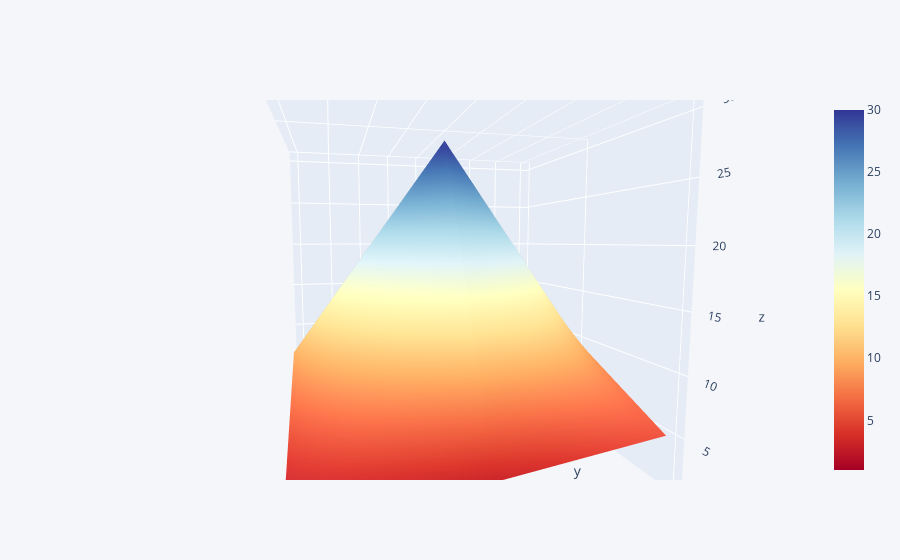

Notebook code for this chart:
### Markdown cell above
## 3d Surface

### Code cell
df3 = pd.DataFrame({'x':[1,2,3,4,5],'y':[10,20,30,20,10],'z':[5,4,3,2,1]})
df3.iplot(kind='surface',colorscale='rdylbu')

### Figure 1 — Plotly figure (JSON) as saved in the notebook; plotly's stock layout.template omitted (floating-point values rounded to 4 significant figures)
{"data": [{"colorscale": [[0, "rgb(165,0,38)"], [0.1, "rgb(215,48,39)"], [0.2, "rgb(244,109,67)"], [0.3, "rgb(253,174,97)"], [0.4, "rgb(254,224,144)"], [0.5, "rgb(255,255,191)"], [0.6, "rgb(224,243,248)"], [0.7, "rgb(171,217,233)"], [0.8, "rgb(116,173,209)"], [0.9, "rgb(69,117,180)"], [1, "rgb(49,54,149)"]], "type": "surface", "x": [0, 1, 2, 3, 4], "y": ["x", "y", "z"], "z": [[1, 2, 3, 4, 5], [10, 20, 30, 20, 10], [5, 4, 3, 2, 1]]}], "layout": {"autosize": true, "legend": {"bgcolor": "#F5F6F9", "font": {"color": "#4D5663"}}, "paper_bgcolor": "#F5F6F9", "plot_bgcolor": "#F5F6F9", "scene": {"aspectmode": "auto", "aspectratio": {"x": 1, "y": 1, "z": 1}, "camera": {"center": {"x": 0, "y": 0, "z": 0}, "eye": {"x": 0.3564, "y": 1.434, "z": 0.1555}, "projection": {"type": "perspective"}, "up": {"x": 0, "y": 0, "z": 1}}}, "title": {"font": {"color": "#4D5663"}}, "xaxis": {"gridcolor": "#E1E5ED", "showgrid": true, "tickfont": {"color": "#4D5663"}, "title": {"font": {"color": "#4D5663"}, "text": ""}, "zerolinecolor": "#E1E5ED"}, "yaxis": {"gridcolor": "#E1E5ED", "showgrid": true, "tickfont": {"color": "#4D5663"}, "title": {"font": {"color": "#4D5663"}, "text": ""}, "zerolinecolor": "#E1E5ED"}}}
